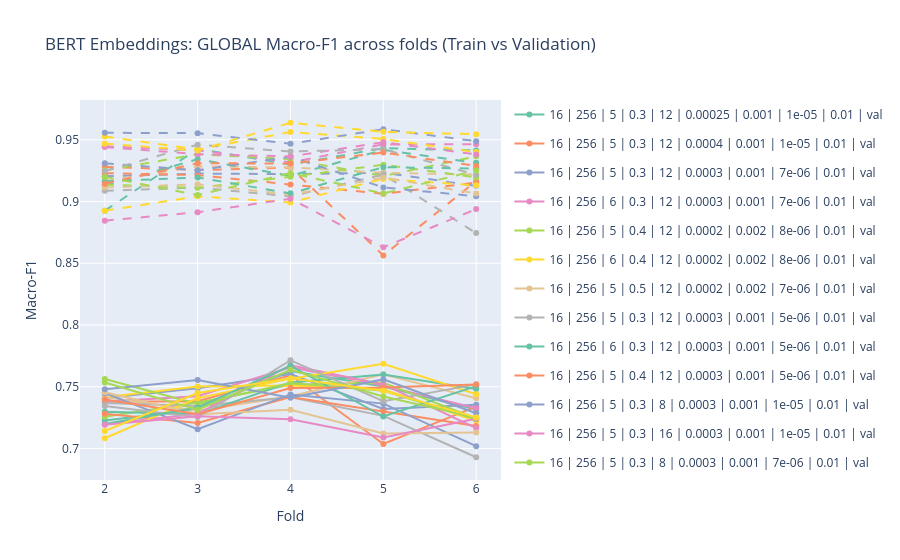
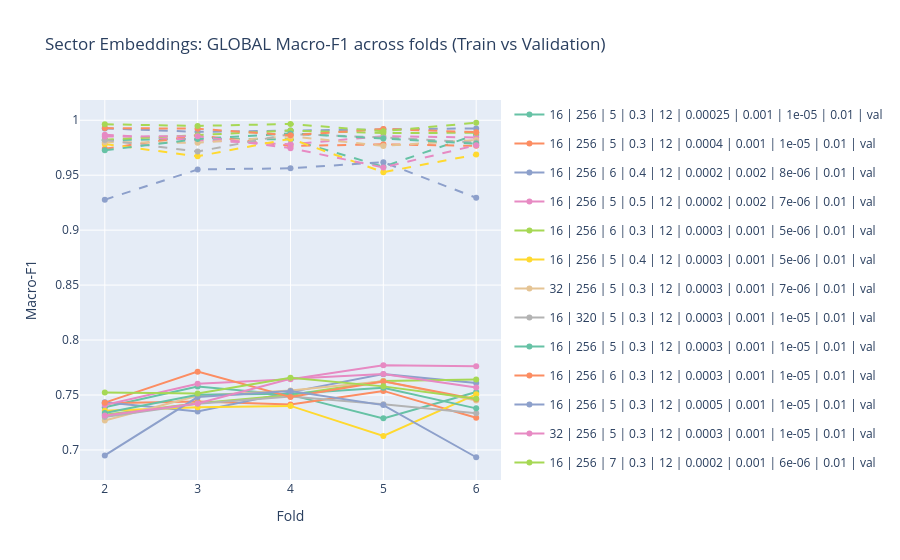
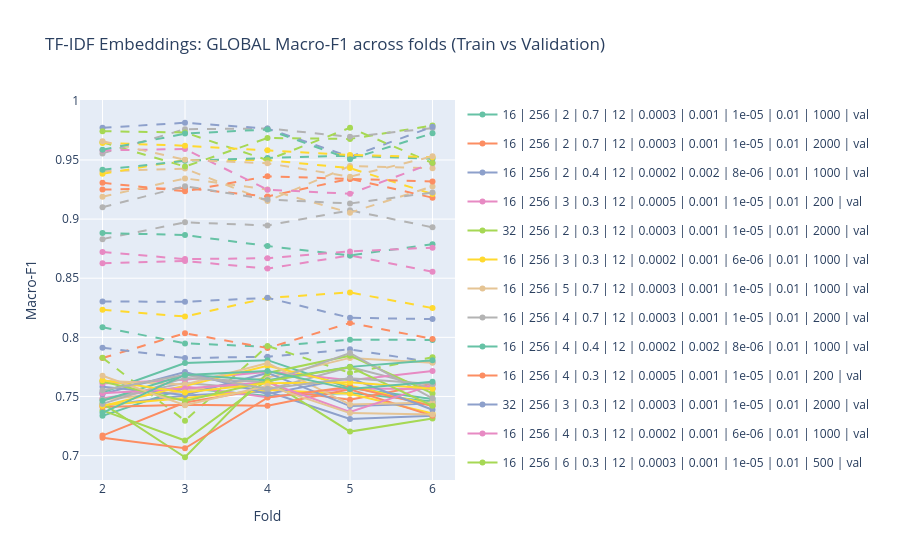

Write notebook code for charts like these, in order.
### Code cell
plot_global_macro_f1(bertemb_results, title="BERT Embeddings: GLOBAL Macro-F1 across folds (Train vs Validation)")
plot_global_macro_f1(sectoremb_results, title="Sector Embeddings: GLOBAL Macro-F1 across folds (Train vs Validation)")
plot_global_macro_f1(tfidfemb_results, title="TF-IDF Embeddings: GLOBAL Macro-F1 across folds (Train vs Validation)")
